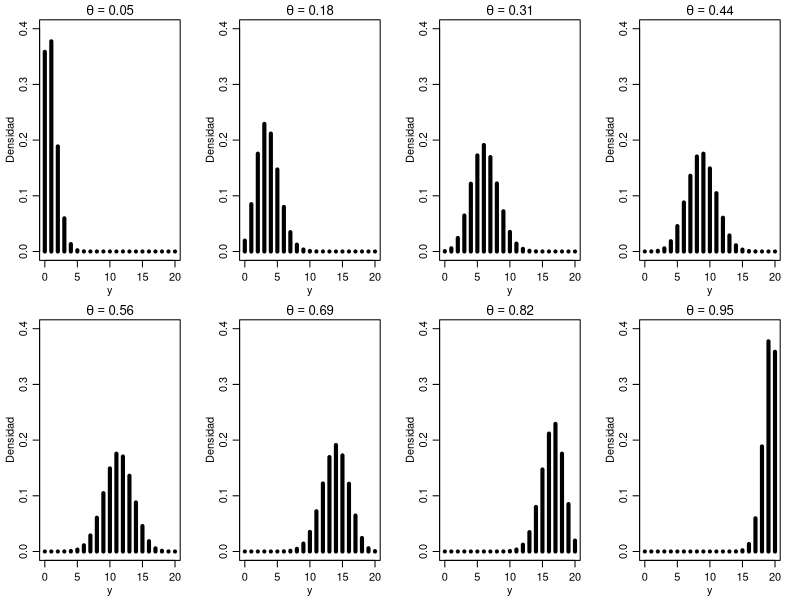
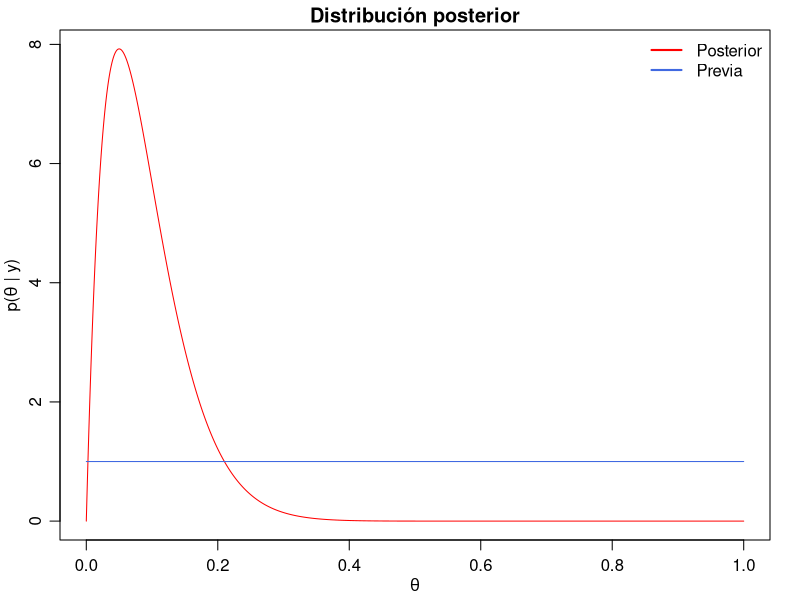

Source code (R) for these figures, in order:
## ---- chunk 1
knitr::opts_chunk$set(echo = TRUE)
## ---- chunk 2
n <- 20
m <- 8
theta <- seq(from = 0.05, to = 0.95, length = m) 
par(mfrow = c(2,4), mar = c(3,3,1.5,1.5), mgp = c(1.75,0.75,0)) 
for (i in 1:m) 
  plot(x = 0:n, y = dbinom(x = 0:n, size = n, prob = theta[i]), type = "h", lwd = 4, col = "black", xlab = "y", ylab = "Densidad", main = bquote(theta==.(round(theta[i],2))), ylim = c(0, 0.4))
## ---- chunk 3
a <- 1
b <- 1
n <- 20
y <- 1
par(mfrow = c(1,1), mar = c(3,3,1.5,1.5), mgp = c(1.75,0.75,0))
curve(expr = dbeta(x, shape1 = a+y, shape2 = b+n-y), from = 0, to = 1, n = 1000, col = "red", xlab = expression(theta), ylab = expression(paste("p","(",theta," | ",y,")",sep="")), main = "Distribución posterior")
curve(expr = dbeta(x, shape1 = a, shape2 = b), n = 1000, col = "royalblue", add = T)
legend("topright", legend = c("Posterior","Previa"), col = c("red","royalblue"), lty = 1, lwd = 2, bty = "n")
